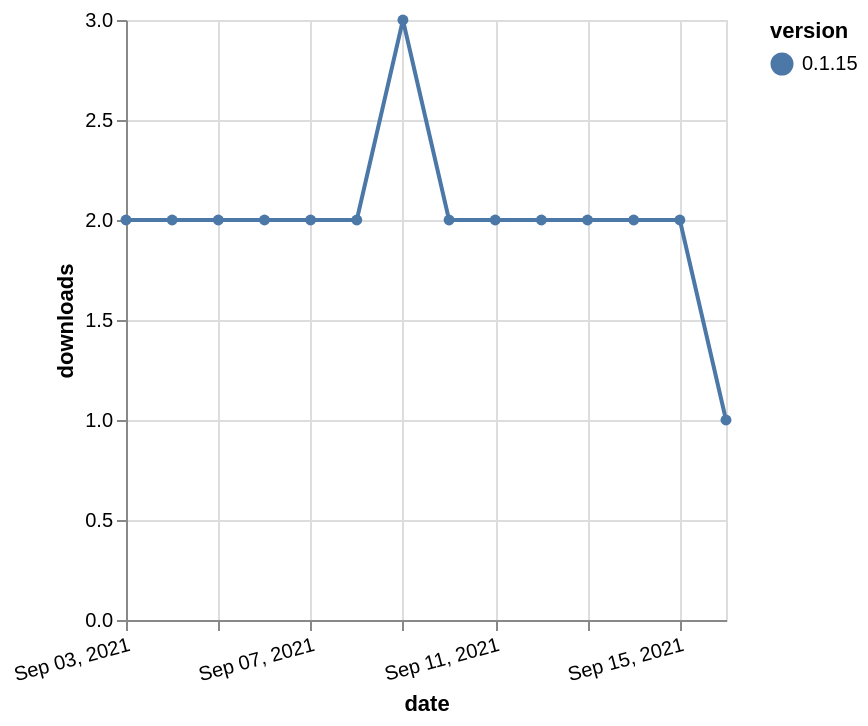

Write the Vega-Lite specification saved for this chart.
### Vega-Lite specification from a JSON file in a GitHub repository (floating-point values rounded to 4 significant figures)
{"$schema": "https://vega.github.io/schema/vega-lite/v5.json", "description": "A simple bar chart with embedded data.", "data": {"values": [{"date": "2021-09-03", "total": 2555, "delta": 2, "version": "0.1.15"}, {"date": "2021-09-04", "total": 2557, "delta": 2, "version": "0.1.15"}, {"date": "2021-09-05", "total": 2559, "delta": 2, "version": "0.1.15"}, {"date": "2021-09-06", "total": 2561, "delta": 2, "version": "0.1.15"}, {"date": "2021-09-07", "total": 2563, "delta": 2, "version": "0.1.15"}, {"date": "2021-09-08", "total": 2565, "delta": 2, "version": "0.1.15"}, {"date": "2021-09-09", "total": 2568, "delta": 3, "version": "0.1.15"}, {"date": "2021-09-10", "total": 2570, "delta": 2, "version": "0.1.15"}, {"date": "2021-09-11", "total": 2572, "delta": 2, "version": "0.1.15"}, {"date": "2021-09-12", "total": 2574, "delta": 2, "version": "0.1.15"}, {"date": "2021-09-13", "total": 2576, "delta": 2, "version": "0.1.15"}, {"date": "2021-09-14", "total": 2578, "delta": 2, "version": "0.1.15"}, {"date": "2021-09-15", "total": 2580, "delta": 2, "version": "0.1.15"}, {"date": "2021-09-16", "total": 2581, "delta": 1, "version": "0.1.15"}]}, "width": "container", "mark": {"type": "line", "point": {"filled": true}}, "encoding": {"x": {"field": "date", "type": "temporal", "timeUnit": "yearmonthdate", "title": "date", "axis": {"labelAngle": -15}}, "y": {"field": "delta", "type": "quantitative", "title": "downloads"}, "color": {"field": "version", "type": "nominal"}, "tooltip": {"field": "delta"}}}
